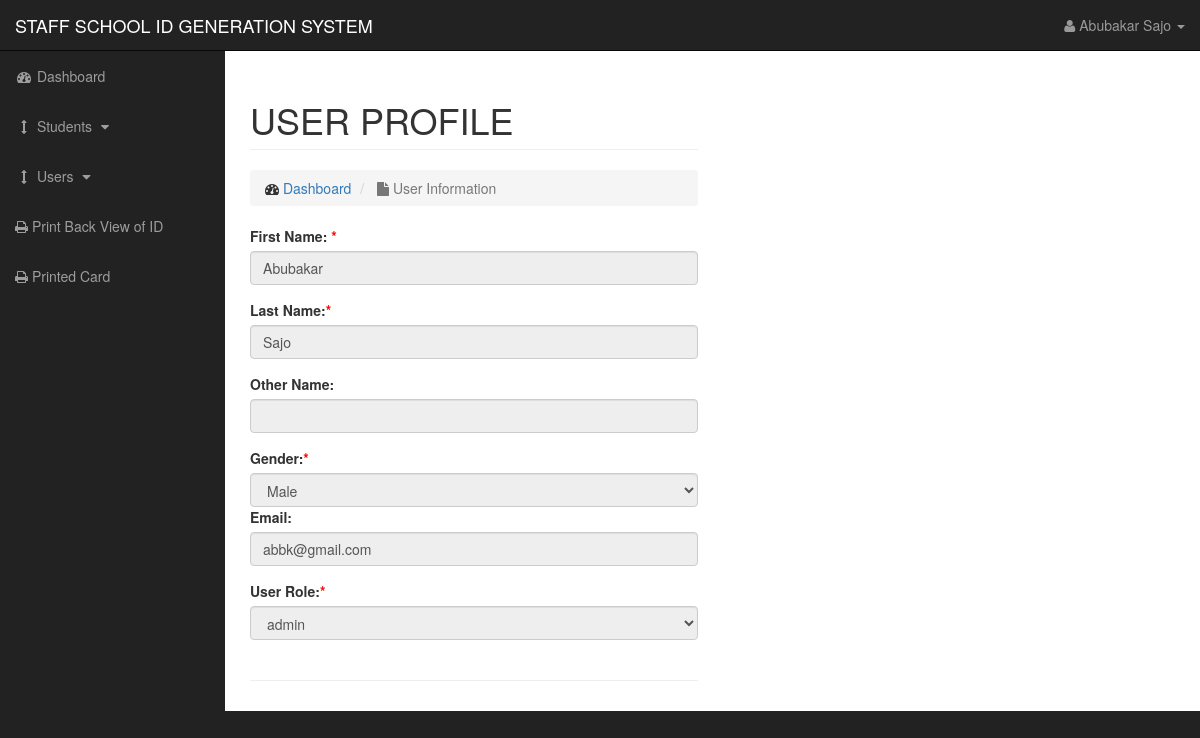
The page /profile.php?id=2 (signed in) on the database its author committed.
### tables this page shows
CREATE TABLE `tblusers` (
  `user_id` int(11) NOT NULL,
  `firstname` varchar(50) NOT NULL,
  `lastname` varchar(50) NOT NULL,
  `othername` varchar(50) NOT NULL,
  `email` varchar(50) NOT NULL,
  `gender` varchar(8) NOT NULL,
  `username` varchar(70) NOT NULL,
  `password` varchar(70) NOT NULL,
  `user_role` varchar(20) NOT NULL,
  `status` int(2) NOT NULL DEFAULT 1,
  `registered_date` date NOT NULL
);

### profile.php (the view, shortened to what this page needs)
<?php include 'includes/header.php' ?>
    <div id="wrapper">
        <?php include 'includes/nav.php'?>
        <div id="page-wrapper">
            <div class="container-fluid">
                <div class="row">
                    <div class="col-lg-6">
                        <h1 class="page-header">
                           USER PROFILE
                        </h1>
                        <ol class="breadcrumb">
                            <li>
                                <i class="fa fa-dashboard"></i>  <a href="index.php">Dashboard</a>
                            </li>
                            <li class="active">
                                <i class="fa fa-file"></i> User Information
                            </li>
                        </ol>
    <?php
    if (isset($_GET["id"])) {
            $user_id = mysqli_escape_string($conn, $_GET["id"]);
            $query = "SELECT * FROM `tblusers` WHERE user_id = $user_id";
            $select_user = mysqli_query($conn, $query);
            if(mysqli_num_rows($select_user) > 0) {
                while($row = mysqli_fetch_assoc($select_user)) {
                    $firstname = $row["firstname"];
                    $lastname = $row["lastname"];
                    $othername = $row["othername"];
                    $email = $row["email"];
                    $gender = $row['gender'];
                    $user_role = $row['user_role'];
                }
            } else {
                echo "";
            }
        }
    ?>
<div class="form-wrap">
    <form action="edituser.php" method="post" id="register-form">
            <div class="form-group">
                <label for="firstname" class="">First Name: <span style="color: red;">*</span></label>
                <input type="text" name="firstname" id="firstname" value="<?= $retVal = (!empty($firstname)) ? $firstname : '' ;?>" class="form-control" placeholder="first name" disabled>
            </div>
            <div class="form-group">
                <label for="lastname" class="">Last Name:<span style="color: red;">*</span></label>
                <input type="text" name="lastname" id="lastname" value="<?= $retVal = (!empty($lastname)) ? $lastname : '' ;?>" class="form-control" placeholder="" disabled>
            </div>
            <div class="form-group">
                <label for="othername" class="">Other Name:</label>
                <input type="text" name="othername" id="othername" value="<?= $retVal = (!empty($othername)) ? $othername : '' ;?>" class="form-control" placeholder="" disabled>
            </div>
            <label for="gender">Gender:<span style="color: red;">*</span></label>
            <select name="gender" id="" class="form-control" id="gender" disabled>
             <option value="<?= $gender;?>"><?= ucfirst($gender);?></option>
            </select>
            <div class="form-group">
                <label for="email" class="">Email:</label>
                <input type="email" name="email" id="email" value="<?= $retVal = (!empty($email)) ? $email : '' ;?>" class="form-control" placeholder="email" disabled>
            </div>
            <div class="form-group">
            <label for="class">User Role:<span style="color: red;">*</span></label>
                <select name="userole" id="" class="form-control" id="cause" disabled>
                <option value="<?= (!empty($user_role)) ? $user_role : '' ; ?>"> <?= (!empty($user_role)) ? $user_role : '' ; ?> </option>
            </select>
            <span class="error text-danger" ><?php echo $useroleErr = (!empty($useroleErr)) ? $useroleErr : ""; ?></span><br>
                </form>
    </div>
<hr>
   </div>
                </div>
            </div>
        </div>
    </div>
 <?php include 'includes/footer.php'; ?>

### css/sb-admin.css (style rules this page uses)
body { margin-top: 100px; background-color: #222; }
@media (min-width:768px) { body { margin-top: 50px; } }
#wrapper { padding-left: 0; }
#page-wrapper { width: 100%; padding: 0; background-color: #fff; }
@media (min-width:768px) { #wrapper { padding-left: 225px; } }
@media (min-width:768px) { #page-wrapper { padding: 10px; } }

### rows shown on the page
tblusers: firstname "Abubakar", lastname "Sajo", gender "Male", email "abbk@gmail.com", userole "admin"
